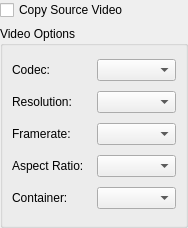
<?xml version="1.0" encoding="UTF-8"?>
<ui version="4.0">
 <class>VideoInterface</class>
 <widget class="QWidget" name="VideoInterface">
  <property name="geometry">
   <rect>
    <x>0</x>
    <y>0</y>
    <width>188</width>
    <height>228</height>
   </rect>
  </property>
  <property name="windowTitle">
   <string>Form</string>
  </property>
  <layout class="QVBoxLayout" name="verticalLayout">
   <property name="leftMargin">
    <number>0</number>
   </property>
   <property name="topMargin">
    <number>0</number>
   </property>
   <property name="rightMargin">
    <number>0</number>
   </property>
   <property name="bottomMargin">
    <number>0</number>
   </property>
   <item>
    <widget class="QCheckBox" name="copyVideoCheckBox">
     <property name="text">
      <string>Copy Source Video</string>
     </property>
    </widget>
   </item>
   <item>
    <widget class="QGroupBox" name="groupBox_5">
     <property name="title">
      <string>Video Options</string>
     </property>
     <layout class="QGridLayout" name="gridLayout_2">
      <item row="0" column="1">
       <widget class="QComboBox" name="videoCodecBox"/>
      </item>
      <item row="1" column="0">
       <widget class="QLabel" name="videoResolutionLabel">
        <property name="text">
         <string>Resolution:</string>
        </property>
       </widget>
      </item>
      <item row="5" column="1">
       <widget class="QComboBox" name="videoContainerBox"/>
      </item>
      <item row="3" column="1">
       <widget class="QComboBox" name="videoAspectRatioBox"/>
      </item>
      <item row="0" column="0">
       <widget class="QLabel" name="videoCodecLabel">
        <property name="text">
         <string>Codec:</string>
        </property>
       </widget>
      </item>
      <item row="1" column="1">
       <widget class="QComboBox" name="videoResolutionBox"/>
      </item>
      <item row="3" column="0">
       <widget class="QLabel" name="videoAspectRatioLabel">
        <property name="text">
         <string>Aspect Ratio:</string>
        </property>
       </widget>
      </item>
      <item row="5" column="0">
       <widget class="QLabel" name="videoContainerLabel">
        <property name="text">
         <string>Container:</string>
        </property>
       </widget>
      </item>
      <item row="2" column="0">
       <widget class="QLabel" name="videoFramerateLabel">
        <property name="text">
         <string>Framerate:</string>
        </property>
       </widget>
      </item>
      <item row="2" column="1">
       <widget class="QComboBox" name="videoFramerateBox"/>
      </item>
     </layout>
    </widget>
   </item>
  </layout>
 </widget>
 <resources/>
 <connections/>
</ui>
